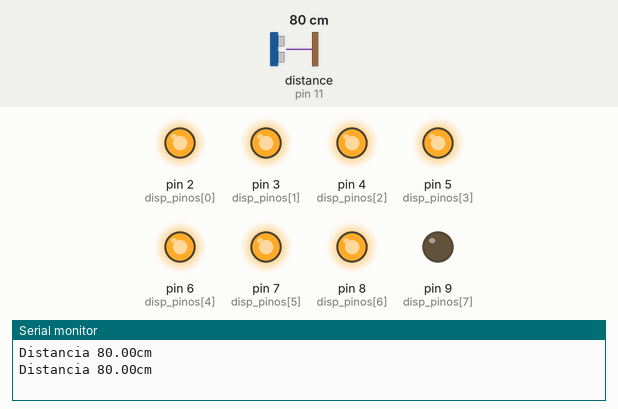
This sketch was run on a simulated Arduino Uno, built with avr-gcc and run on an emulated ATmega328P. Shown: output pins drawn as LEDs (lit = HIGH), the last lines printed to the serial monitor. The test bench sets the inputs (shaded band); at power-on: distance to the obstacle (sensor on pin 11) 80 cm. The echo pulse lasts 58.3 µs per cm; pins used as bus, display or sensor lines are not drawn.

Above: at 1.2 s.
1.3 s: distance to the obstacle (sensor on pin 11) set to 76 cm
At 1.9 s:
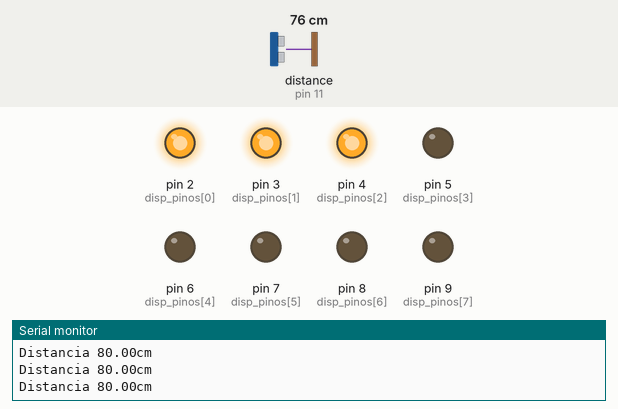
3.1 s: distance to the obstacle (sensor on pin 11) set to 103 cm
At 4.0 s:
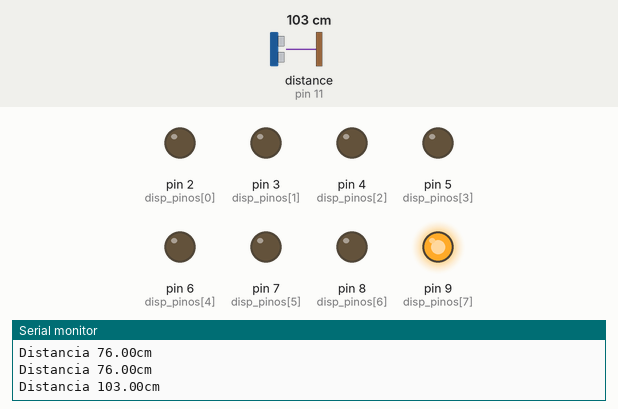
4.7 s: distance to the obstacle (sensor on pin 11) set to 96 cm
At 6.0 s:
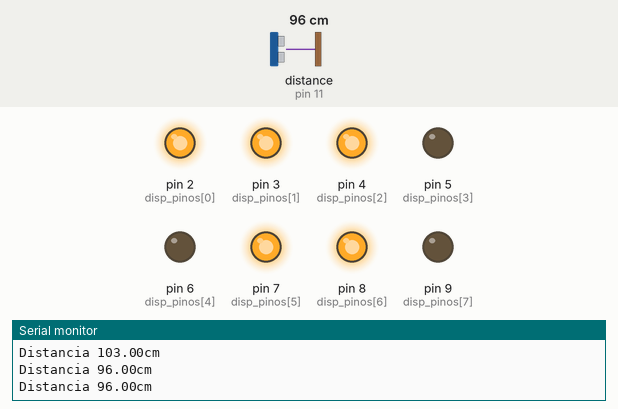
6.3 s: distance to the obstacle (sensor on pin 11) set to 86 cm
At 7.2 s:
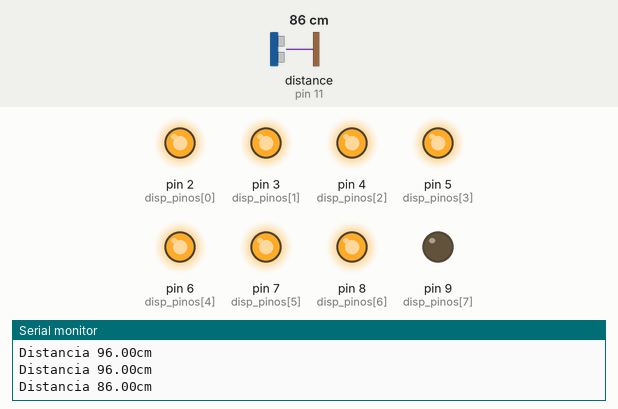
8.0 s: distance to the obstacle (sensor on pin 11) set to 18 cm
At 9.1 s:
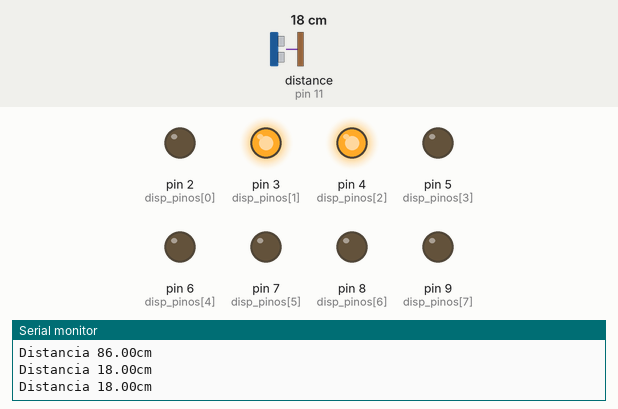
9.6 s: distance to the obstacle (sensor on pin 11) set to 250 cm
At 11.2 s:
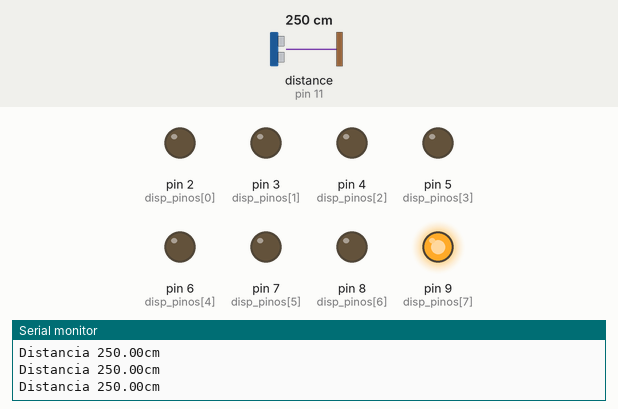
Timing chart, 0 to 12.2 s (numbered marks = the images above; inputs shaded):
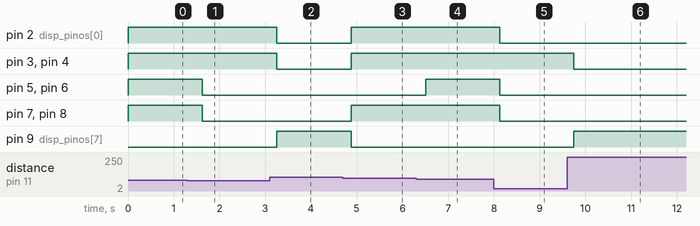

Measured:
- the behaviour switches between 79 and 78 cm on distance to the obstacle (sensor on pin 11) (found by bisection; images 0 and 1)
- the behaviour switches between 99 and 98 cm on distance to the obstacle (sensor on pin 11) (found by bisection; images 2 and 3)
- the behaviour switches between 89 and 88 cm on distance to the obstacle (sensor on pin 11) (found by bisection; images 3 and 4)
- after the input at 1.3 s, pin 5 (disp_pinos[3]), pin 6 (disp_pinos[4]), pin 7 (disp_pinos[5]), pin 8 (disp_pinos[6]): HIGH → LOW after 0.33 s
- after the input at 3.1 s, pin 2 (disp_pinos[0]), pin 3 (disp_pinos[1]), pin 4 (disp_pinos[2]): HIGH → LOW after 0.15 s; pin 9 (disp_pinos[7]): LOW → HIGH after 0.15 s
- after the input at 4.7 s, pin 2 (disp_pinos[0]), pin 3 (disp_pinos[1]), pin 4 (disp_pinos[2]), pin 7 (disp_pinos[5]), pin 8 (disp_pinos[6]): LOW → HIGH after 0.18 s; pin 9 (disp_pinos[7]): HIGH → LOW after 0.18 s
- after the input at 6.3 s, pin 5 (disp_pinos[3]), pin 6 (disp_pinos[4]): LOW → HIGH after 0.21 s
- after the input at 8.0 s, pin 2 (disp_pinos[0]), pin 5 (disp_pinos[3]), pin 6 (disp_pinos[4]), pin 7 (disp_pinos[5]), pin 8 (disp_pinos[6]): HIGH → LOW after 0.13 s
- after the input at 9.6 s, pin 3 (disp_pinos[1]), pin 4 (disp_pinos[2]): HIGH → LOW after 0.15 s; pin 9 (disp_pinos[7]): LOW → HIGH after 0.15 s

The sketch:

distancia_.ino
```cpp
#include "Ultrasonic.h" //INCLUSÃO DA BIBLIOTECA NECESSÁRIA PARA FUNCIONAMENTO DO CÓDIGO

const int echoPin = 11; //PINO DIGITAL UTILIZADO PELO HC-SR04 ECHO(RECEBE)
const int trigPin = 10; //PINO DIGITAL UTILIZADO PELO HC-SR04 TRIG(ENVIA)
#define tmp 1000
int cont=0;

int disp_pinos[8]={2,3,4,5,6,7,8,9};
int digitos[11][8] = { // 11 linhas, 8 colunas
 { 1,1,1,1,1,1,0,0 }, //0
 { 0,1,1,0,0,0,0,0 }, //1
 { 1,1,0,1,1,0,1,0 }, //2
 { 1,1,1,1,0,0,1,0 }, //3
 { 0,1,1,0,0,1,1,0 }, //4
 { 1,0,1,1,0,1,1,0 }, //5
 { 0,0,1,1,1,1,1,0 }, //6
 { 1,1,1,0,0,0,0,0 }, //7
 { 1,1,1,1,1,1,1,0 }, //8
 { 1,1,1,0,0,1,1,0 }, //9
 { 0,0,0,0,0,0,0,1 } //ponto decimal
};


Ultrasonic ultrasonic(trigPin,echoPin); //INICIALIZANDO OS PINOS DO ARDUINO

float distancia; //VARIÁVEL DO TIPO INTEIRO
String result; //VARIÁVEL DO TIPO STRING

void setup(){
  pinMode(echoPin, INPUT); //DEFINE O PINO COMO ENTRADA (RECEBE)
  pinMode(trigPin, OUTPUT); //DEFINE O PINO COMO SAIDA (ENVIA)
  Serial.begin(9600); //INICIALIZA A PORTA SERIAL
  for(int i=0;i<8;i++){
    pinMode(disp_pinos[i],OUTPUT);
    }
  }
void loop(){

  hcsr04(); // FAZ A CHAMADA DO MÉTODO "hcsr04()"
  Serial.print("Distancia "); //IMPRIME O TEXTO NO MONITOR SERIAL
  Serial.print(result); ////IMPRIME NO MONITOR SERIAL A DISTÂNCIA MEDIDA
  Serial.println("cm"); //IMPRIME O TEXTO NO MONITOR SERIAL

}
//MÉTODO RESPONSÁVEL POR CALCULAR A DISTÂNCIA
void hcsr04(){
    digitalWrite(trigPin, LOW); //SETA O PINO 6 COM UM PULSO BAIXO "LOW"
    delayMicroseconds(2); //INTERVALO DE 2 MICROSSEGUNDOS
    digitalWrite(trigPin, HIGH); //SETA O PINO 6 COM PULSO ALTO "HIGH"
    delayMicroseconds(10); //INTERVALO DE 10 MICROSSEGUNDOS
    digitalWrite(trigPin, LOW); //SETA O PINO 6 COM PULSO BAIXO "LOW" NOVAMENTE
    //FUNÇÃO RANGING, FAZ A CONVERSÃO DO TEMPO DE
    //RESPOSTA DO ECHO EM CENTIMETROS, E ARMAZENA
    //NA VARIAVEL "distancia"
    distancia = (ultrasonic.Ranging(CM)); //VARIÁVEL GLOBAL RECEBE O VALOR DA DISTÂNCIA MEDIDA
    if(distancia>=100){
      void led();{
        for(int i=0;i<8;i++){
          digitalWrite(disp_pinos[i],digitos[10][i]);
          }
        }
    }
    if(distancia>=90 && distancia<99 ){
      void led();{
        for(int i=0;i<8;i++){
          digitalWrite(disp_pinos[i],digitos[9][i]);
          }
        }
    }
    if(distancia>=80 && distancia<89 ){
      void led();{
        for(int i=0;i<8;i++){
          digitalWrite(disp_pinos[i],digitos[8][i]);
          }
        }
    }
    if(distancia>=70 && distancia<79 ){
      void led();{
        for(int i=0;i<8;i++){
          digitalWrite(disp_pinos[i],digitos[7][i]);
          }
        }
    }
    if(distancia>=60 && distancia<69 ){
      void led();{
        for(int i=0;i<8;i++){
          digitalWrite(disp_pinos[i],digitos[6][i]);
          }
        }
    }
    if(distancia>=50 && distancia<59 ){
      void led();{
        for(int i=0;i<8;i++){
          digitalWrite(disp_pinos[i],digitos[5][i]);
          }
        }
    }
    if(distancia>=40 && distancia<49 ){
      void led();{
        for(int i=0;i<8;i++){
          digitalWrite(disp_pinos[i],digitos[4][i]);
          }
        }
    }
    if(distancia>=30 && distancia<39 ){
      void led();{
        for(int i=0;i<8;i++){
          digitalWrite(disp_pinos[i],digitos[3][i]);
          }
        }
    }
    if(distancia>=20 && distancia<29 ){
      void led();{
        for(int i=0;i<8;i++){
          digitalWrite(disp_pinos[i],digitos[2][i]);
          }
        }
    }
    if(distancia>=10 && distancia<19 ){
      void led();{
        for(int i=0;i<8;i++){
          digitalWrite(disp_pinos[i],digitos[1][i]);
          }
        }
    }
    result = String(distancia); //VARIÁVEL GLOBAL DO TIPO STRING RECEBE A DISTÂNCIA(CONVERTIDO DE INTEIRO PARA STRING)
    delay(400); //INTERVALO DE 500 MILISSEGUNDOS
 }
```
